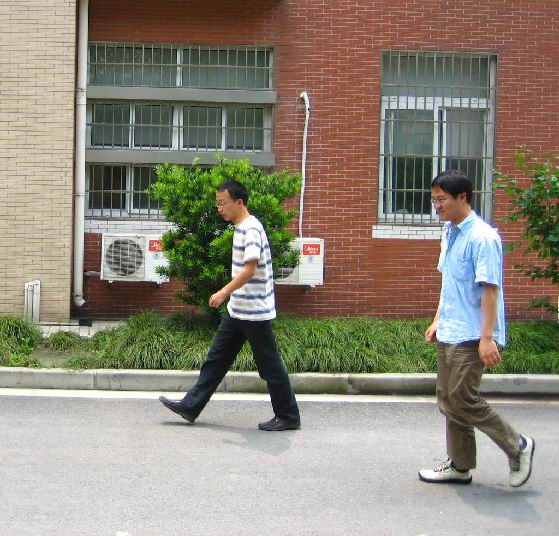
#> input picture 1/data/2/FudanPed00001.png, 559 x 536 px; its folder holds only this picture in this run
$ python pre_trained.py
#> lines starting #> are read from the running program, lines starting #| are printed output that depends on the picture; after the words box and inside, x2 and y2 are one past the last pixel; in counts of white or black regions, pixels touching at a corner belong together
import argparse
import glob
import os

import cv2
import imutils


def read_images(image_path):
    for filename in glob.glob(os.path.join(image_path, "*.png")):
        image = cv2.imread(filename)
        yield image


def detect_pedestrian(image, hog):
    # Resizing the Image
    image = imutils.resize(image, width=min(400, image.shape[1]))

    # Detecting all the regions in the
    # Image that has a pedestrians inside it
    (regions, _) = hog.detectMultiScale(image, winStride=(4, 4), padding=(4, 4), scale=1.05)
#> regions = [[268, 114, 125, 250], [115, 90, 128, 256]]

    # Drawing the regions in the Image
    for (x, y, w, h) in regions:
        cv2.rectangle(image, (x, y), (x + w, y + h), (0, 0, 255), 2)
#> this loop made 2 passes
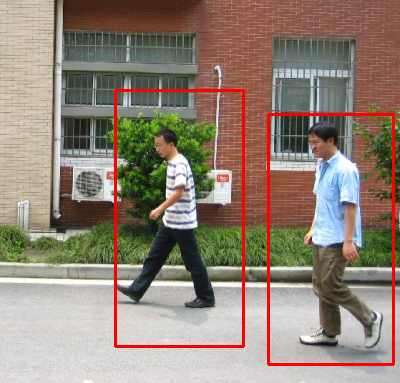
#> image: shape (383, 400, 3); mean B, G, R 117.6, 131.2, 145.8

    cv2.imshow("Image", image)
    cv2.waitKey(0)


def parse_args():
    args = argparse.ArgumentParser(description="Train human detection model")
    args.add_argument("-i", "--input", type=str, help="Path to images", default="./data/2", required=False)
    args = args.parse_args()
    return args


def main():
    hog = cv2.HOGDescriptor()
    hog.setSVMDetector(cv2.HOGDescriptor_getDefaultPeopleDetector())
    for image in read_images(parse_args().input):
        detect_pedestrian(image, hog)
#> image is the input picture: shape (536, 559, 3); mean B, G, R 121.2, 135.3, 142.5
    cv2.destroyAllWindows()


if __name__ == "__main__":
    main()

$ run again, on 1/data/2/FudanPed00019.png
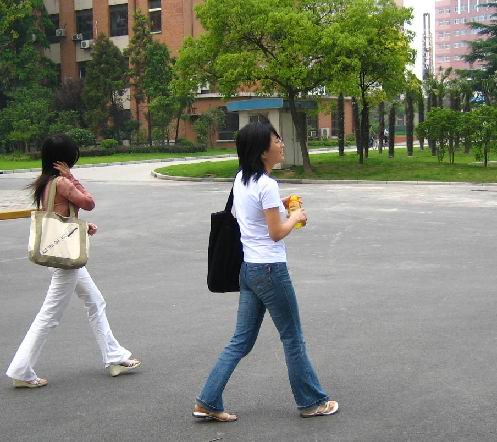
#> input picture 1/data/2/FudanPed00019.png, 497 x 442 px
#> regions = [[82, 1, 70, 139], [0, 94, 100, 203], [149, 80, 129, 258], [110, 16, 129, 257]]
#> the loop in detect_pedestrian, `for (x, y, w, h) in regions:` made 4 passes
#> after the loop in detect_pedestrian, `for (x, y, w, h) in regions:`:
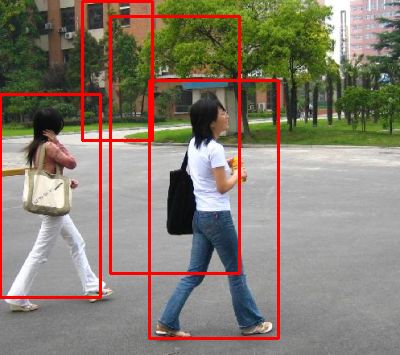
#> image: shape (355, 400, 3); mean B, G, R 111, 124.3, 134.2
#> in main, image is the input picture: shape (442, 497, 3); mean B, G, R 116.9, 131, 127.6

$ run again, on 1/data/2/FudanPed00023.png
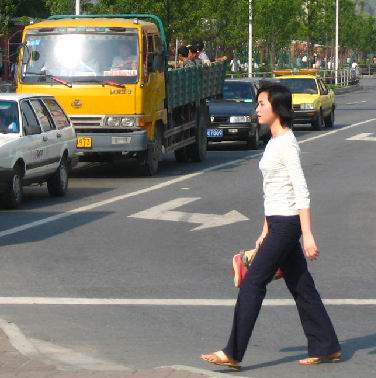
#> input picture 1/data/2/FudanPed00023.png, 376 x 378 px
#> in detect_pedestrian, image is the input picture: shape (378, 376, 3); mean B, G, R 106.9, 116.5, 117.7
#> regions = [[219, 75, 127, 254]]
#> the loop in detect_pedestrian, `for (x, y, w, h) in regions:` made 1 pass
#> after the loop in detect_pedestrian, `for (x, y, w, h) in regions:`:
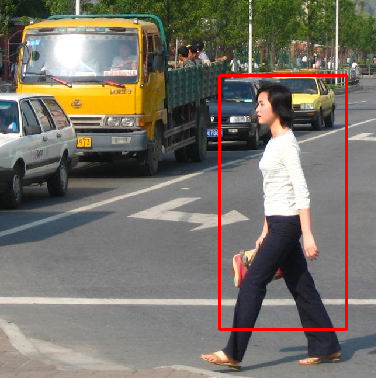
#> image: shape (378, 376, 3); 1.61% of pixels changed, all inside (x1, y1, x2, y2) = (218, 74, 348, 331)

$ run again, on 1/data/2/FudanPed00030.png
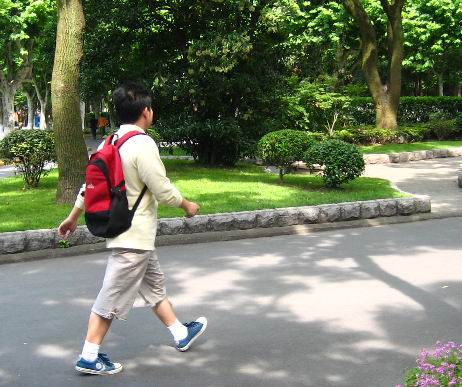
#> input picture 1/data/2/FudanPed00030.png, 462 x 387 px
#> in detect_pedestrian, `image = imutils.resize(image, width=min(400, image.shape[1]))`:
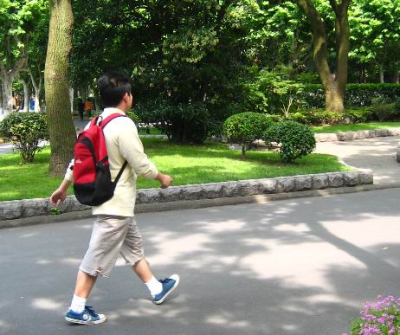
#> image: shape (335, 400, 3); mean B, G, R 101.5, 124.1, 117
#> regions = [[83, 78, 82, 164]]
#> the loop in detect_pedestrian, `for (x, y, w, h) in regions:` made 1 pass
#> after the loop in detect_pedestrian, `for (x, y, w, h) in regions:`:
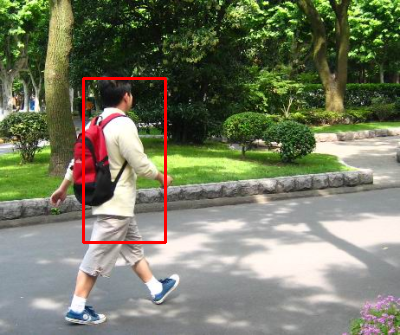
#> image: shape (335, 400, 3); 1.1% of pixels changed, all inside (x1, y1, x2, y2) = (82, 77, 167, 244)
#> in main, image is the input picture: shape (387, 462, 3); mean B, G, R 101.5, 124.1, 117

$ run again, on 1/data/2/FudanPed00007.png
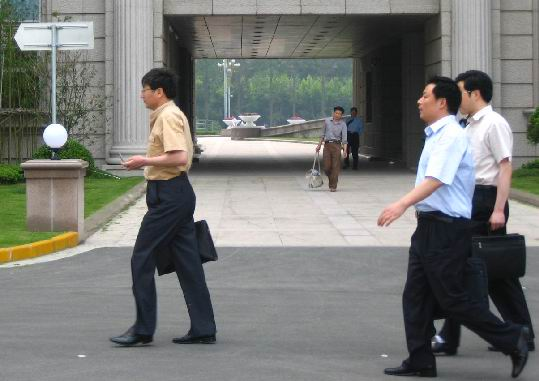
#> input picture 1/data/2/FudanPed00007.png, 539 x 381 px
#> regions = [[327, 51, 73, 146], [77, 89, 93, 186], [270, 31, 125, 249]]
#> the loop in detect_pedestrian, `for (x, y, w, h) in regions:` made 3 passes
#> after the loop in detect_pedestrian, `for (x, y, w, h) in regions:`:
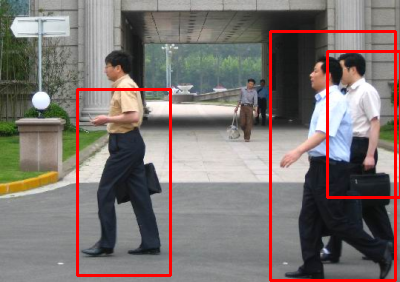
#> image: shape (282, 400, 3); mean B, G, R 112.1, 115.6, 125.7
#> in main, image is the input picture: shape (381, 539, 3); mean B, G, R 117.4, 121, 120
